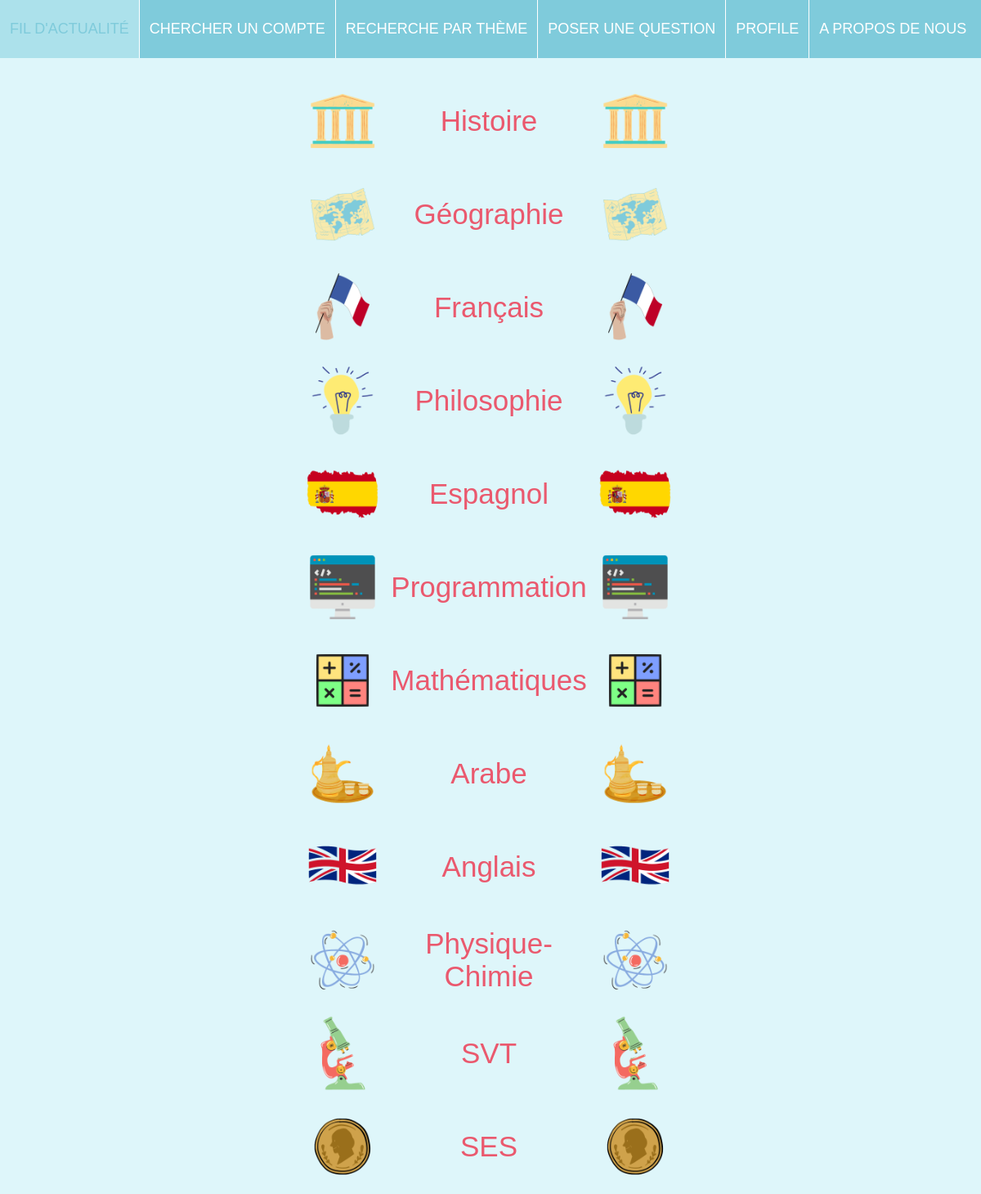
The app's page /recherchepartheme.php with its own data.
### tables this page shows
CREATE TABLE themes (
theme_id INT(8) NOT NULL AUTO_INCREMENT,
theme_nom VARCHAR(255) NOT NULL,
theme_description VARCHAR(255) NOT NULL,
theme_icon VARCHAR(255) NOT NULL,
PRIMARY KEY (theme_id)
);

### recherchepartheme.php (the view)
<link rel ="stylesheet" href ="rechercheparthemE.css">
<?php include_once('pagedac.php');
    echo "<br> <br> <br> <br> <br>"; ?>
<?php
    $connexion = mysqli_connect ('127.0.0.1','root','','projet');
    $req ='SELECT * FROM themes;';
    $resultat = mysqli_query ($connexion,$req);
    echo "<table>";
    foreach($resultat as $tab){
        echo "<tr><td>";
        echo "<img src=\"http://localhost/projet/images/themes/".$tab['theme_icon']."\" height=\"110\" width=\"110\"/>";
        echo "</td><td>";
        echo "<a href=\"http://localhost/projet/themes.php?theme=";
        echo $tab['theme_nom'];
        echo "\">";
        echo $tab['theme_nom'];
        echo "</a><br>";
        echo"</td><td>";
        echo "<img src=\"http://localhost/projet/images/themes/".$tab['theme_icon']."\" height=\"110\" width=\"110\"/>";
        echo "</td><td></tr>";
    }echo "</table>";
?>

### pagedac.php (shortened to what this page needs)
<!DOCTYPE html>
<html lang="fr">
<head>
    <link rel ="stylesheet" href ="pageACCC.css">
</head>
<body>
        <ul class="navbar">
            <li><a href="http://localhost/projet/actu.php">FIL D'ACTUALITÉ</a></li>
            <li><a href="http://localhost/projet/decouvrir.php">CHERCHER UN COMPTE</a></li>
            <li><a href="http://localhost/projet/recherchepartheme.php">RECHERCHE PAR THÈME</a></li>
            <li><a href="http://localhost/projet/question.php">POSER UNE QUESTION</a></li>
            <li><a href="http://localhost/projet/moncompte.php">PROFILE</a></li>
            <li><a href="http://localhost/projet/about.php">A PROPOS DE NOUS</a></li>
        </ul>
</body>
</html>

### rechercheparthemE.css (style rules this page uses)
table { text-align: center; margin-left:auto; margin-right:auto; font-family: Gill Sans, sans-serif; font-size: 35px; width:400px; height:auto; }
a { text-decoration: none; color: #EA596E; }

### pageACCC.css (style rules this page uses)
body { margin:0; padding: 0; background-color: #DEF6FA; }
ul { list-style-type: none; margin: 0; padding: 0; overflow: hidden; background-color: #7FCBDB; font-family: Gill Sans, sans-serif; font-size: 18px; }
li { float: left; }
li a { display: block; color: white; text-align: center; padding: 25px 12px; text-decoration: none; color: white; }
li { border-right: 1px solid #ffffff; }
li:last-child { border-right: none; }
.navbar { position: fixed; width: 100%; top: 0; left: 0; }

### records on screen
themes: theme_icon (picture), theme_nom "Histoire"
themes: theme_icon (picture), theme_nom "Géographie"
themes: theme_icon (picture), theme_nom "Français"
themes: theme_icon (picture), theme_nom "Philosophie"
themes: theme_icon (picture), theme_nom "Espagnol"
themes: theme_icon (picture), theme_nom "Programmation"
themes: theme_icon (picture), theme_nom "Mathématiques"
themes: theme_icon (picture), theme_nom "Arabe"
themes: theme_icon (picture), theme_nom "Anglais"
themes: theme_icon (picture), theme_nom "Physique-Chimie"
themes: theme_icon (picture), theme_nom "SVT"
themes: theme_icon (picture), theme_nom "SES"
